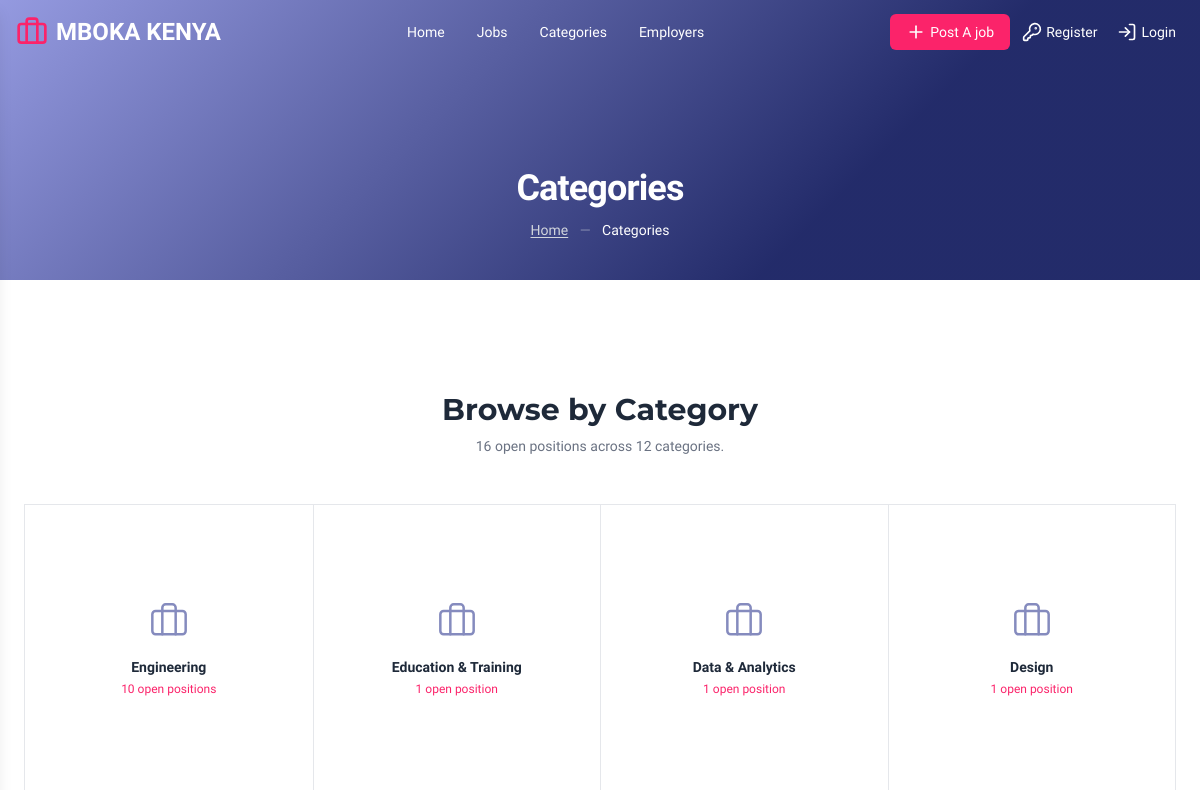
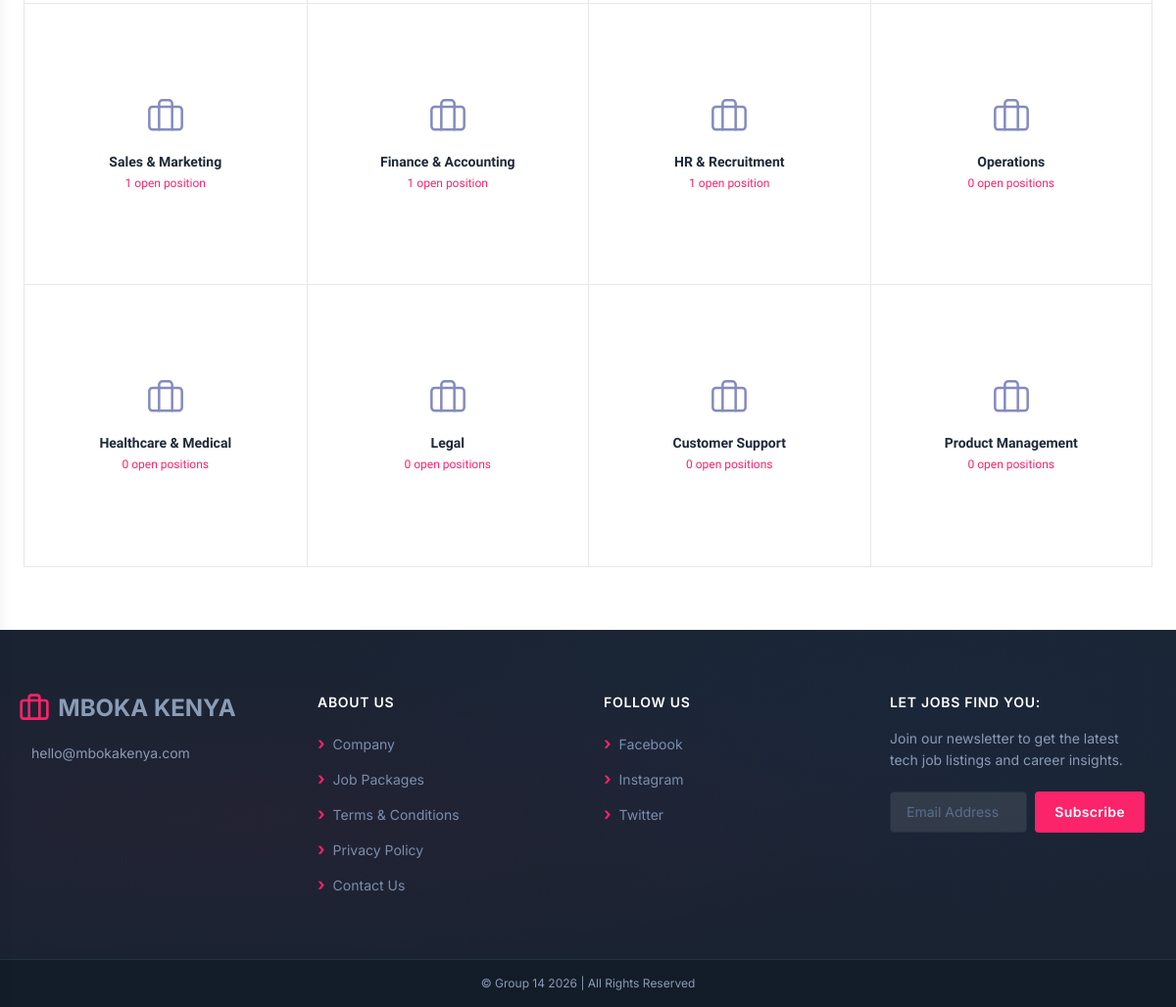
The page /categories on the database its author committed (2 pictures, top to bottom).
### tables this page shows
CREATE TABLE job_categories (
    category_id   INT AUTO_INCREMENT PRIMARY KEY,
    category_name VARCHAR(100) UNIQUE NOT NULL,
    description   TEXT,
    icon_path     VARCHAR(300),
    created_at    DATETIME DEFAULT CURRENT_TIMESTAMP
);

### views/categories.php (the view, shortened to what this page needs)
<?php include_once 'partials/header.php'; ?>
<main class="w-full">
    <section class="relative w-full overflow-hidden" style="height:280px;">
        <div class="absolute inset-0" style="background: linear-gradient(135deg, #8b91dd 0%, #10195d 70%, #10195d 100%); opacity:0.92;"></div>
        <div class="absolute inset-0 flex flex-col items-center justify-end pb-10 z-10">
            <h1 class="text-3xl md:text-4xl font-bold text-white mb-3 tracking-tight">Categories</h1>
            <p class="text-gray-300 text-sm">
                <a href="/" class="underline underline-offset-2 hover:text-white transition-colors">Home</a>
                <span class="mx-2 opacity-50">—</span>
                <span class="text-white">Categories</span>
            </p>
        </div>
    </section>
    <?php
    try {
        $db = getDB();
        $stmt = $db->query("
            SELECT jc.category_id,
                   jc.category_name            AS name,
                   COALESCE(jc.icon_path, 'briefcase') AS icon,
                   COUNT(CASE WHEN j.status = 'open' THEN 1 END) AS count
            FROM job_categories jc
            LEFT JOIN jobs j ON j.category_id = jc.category_id
            GROUP BY jc.category_id, jc.category_name, jc.icon_path
            ORDER BY count DESC
        ");
        $categories = $stmt->fetchAll(PDO::FETCH_ASSOC);
        $total_open = (int) $db->query("SELECT COUNT(*) FROM jobs WHERE status = 'open'")->fetchColumn();
    } catch (Exception $e) {
        $categories = [];
        $total_open = 0;
    }
    ?>
    <section class="bg-white py-16 px-4">
        <div class="max-w-6xl mx-auto">
            <div class="text-center my-12">
                <h2 class="text-3xl font-bold text-gray-800 mb-2" style="font-family:'Montserrat',sans-serif;">
                    Browse by Category
                </h2>
                <p class="text-gray-500 text-sm">
                    <?php echo number_format($total_open); ?> open position<?php echo $total_open !== 1 ? 's' : ''; ?> across <?php echo count($categories); ?> categories.
                </p>
            </div>
            <?php if (empty($categories)): ?>
                <div class="text-center py-20">
                    <i data-lucide="folder-open" class="w-12 h-12 text-gray-300 mx-auto mb-4"></i>
                    <p class="text-gray-400">No categories found.</p>
                </div>
            <?php else: ?>
                <div class="grid grid-cols-2 md:grid-cols-4 gap-0 border border-gray-200">
                    <?php foreach ($categories as $index => $cat):
                        $isLeft   = $index % 4 === 0;
                        $isTop    = $index < 4;
                    ?>
                        <a href="/jobs?category=<?php echo urlencode($cat['name']); ?>"
                            class="group flex flex-col items-center justify-center text-center aspect-square p-8
                              transition-all duration-200 hover:shadow-lg hover:z-10
                              <?php echo !$isTop  ? 'border-t' : ''; ?>
                              <?php echo !$isLeft ? 'border-l' : ''; ?>
                              border-gray-200">
                            <i data-lucide="<?php echo htmlspecialchars($cat['icon']); ?>"
                                class="w-10 h-10 text-[#858bbe] mb-4 transition-transform duration-200 group-hover:scale-110"
                                stroke-width="1.5"></i>
                            <h3 class="text-sm font-bold text-gray-800 mb-1"><?php echo htmlspecialchars($cat['name']); ?></h3>
                            <p class="text-xs text-[#fb236a] font-medium">
                                <?php echo (int)$cat['count']; ?> open position<?php echo (int)$cat['count'] !== 1 ? 's' : ''; ?>
                            </p>
                        </a>
                    <?php endforeach; ?>
                </div>
            <?php endif; ?>
        </div>
    </section>
</main>
<?php include_once 'partials/footer.php'; ?>

### index.php (shortened to what this page needs)
<?php
$routes = [
    ['GET',  '/',               'views/home.php',           null],
    ['GET',  '/jobs',           'views/jobs.php',           null],
    ['GET',  '/categories',           'views/categories.php',           null],
    ['GET',  '/jobs/:id',       'views/job-single.php',     null],
    ['GET',  '/employers',      'views/employers.php',      null],
    ['GET',  '/post-a-job',     'views/post-a-job.php',     null],
    ['POST', '/post-a-job',     'php/functions/store-job.php', 'requireAuth'],
    ['GET',  '/login',          'views/login.php',          'requireGuest'],
    ['POST', '/login',          'php/functions/login.php',  'requireGuest'],
    ['GET',  '/register',       'views/register.php',       'requireGuest'],
    ['POST', '/register',       'php/functions/register.php', 'requireGuest'],
    ['GET',  '/seeker/profile',      'views/seeker/profile.php',      'requireAuth'],
    ['GET',  '/admin/profile',      'views/admin/profile.php',      'requireAuth'],
    ['GET',  '/logout',         'php/functions/logout.php', 'requireAuth'],
    ['GET',  '/index',          'views/login.php',          null],
    ['GET',  '/index.php',      'views/login.php',          null],
];
$method  = $_SERVER['REQUEST_METHOD'];
$uri     = strtok($_SERVER['REQUEST_URI'], '?');
$uri     = rtrim($uri, '/') ?: '/';
foreach ($routes as [$routeMethod, $routePath, $view, $middleware]) {
    $pattern = preg_replace('#/:([^/]+)#', '/(?P<$1>[^/]+)', $routePath);
    $pattern = '#^' . $pattern . '$#';
    if ($method !== $routeMethod || !preg_match($pattern, $uri, $matches)) {
        continue;
    }
    include_once $view;
    break;
}

### views/partials/header.php (shortened to what this page needs)
<?php
$navUserId   = $_SESSION['user_id'] ?? null;
$navUserRole = $_SESSION['role'] ?? null;
$navLinks = [
  ['label' => 'Home', 'href' => '/'],
  ['label' => 'Jobs', 'href' => '/jobs'],
  ['label' => 'Categories', 'href' => '/categories'],
  ['label' => 'Employers', 'href' => '/employers'],
];
$authLinks = [];
if (!$navUserId || $navUserRole === 'employer') {
  $authLinks[] = [
    'icon'    => 'plus',
    'text'    => 'Post A job',
    'href'    => '/post-a-job',
    'variant' => 'primary',
  ];
}
if ($navUserId) {
  $authLinks[] = [
    'icon'    => 'log-out',
    'text'    => 'Sign out',
    'href'    => '/logout',
    'variant' => 'ghost',
  ];
} else {
  $authLinks[] = [
    'icon'    => 'key-round',
    'text'    => 'Register',
    'href'    => '/register',
    'variant' => 'ghost',
  ];
  $authLinks[] = [
    'icon'    => 'log-in',
    'text'    => 'Login',
    'href'    => '/login',
    'variant' => 'ghost',
  ];
}
?>
<!DOCTYPE html>
<html lang="en">
<head>
  <script src="https://cdn.jsdelivr.net/npm/@tailwindcss/browser@4"></script>
  <link href="https://cdn.jsdelivr.net/npm/sweetalert2@11/dist/sweetalert2.min.css" rel="stylesheet">
</head>
<body class="font-varela-round h-full min-h-screen flex flex-col">
  <header class=" flex items-center justify-center max-w-7xl">
    <nav id="siteNav" class="flex items-center justify-center fixed top-0 left-0 right-0 w-full h-16 transition-all duration-300 ease-in-out z-50 bg-transparent text-white ">
      <div class="max-w-7xl w-full px-4 flex items-center justify-between h-full">
        <a href="<?php echo $navUserId ? '/dashboard' : '/'; ?>" class="nav-logo font-bold text-2xl transition-colors flex items-center justify-center gap-2  left-1/2 transform max-md:-translate-x-1/2 md:static md:transform-none">
          <i data-lucide="briefcase" class="w-8 h-8 text-[#fb236a]" aria-hidden="true"></i>
          <span class="hidden md:inline">MBOKA KENYA</span>
        </a>
        <div class="hidden md:flex items-center gap-8">
          <?php foreach ($navLinks as $link): ?>
            <a href="<?php echo $link['href']; ?>" class="nav-link font-medium text-sm transition-colors">
              <?php echo $link['label']; ?>
            </a>
          <?php endforeach; ?>
        </div>
        <div class="flex items-center gap-1">
          <?php foreach ($authLinks as $link): ?>
            <?php
            $isPrimary = $link['variant'] === 'primary';
            $classes = 'flex items-center gap-1 p-2 rounded-md font-medium text-sm transition-all ';
            $classes .= $isPrimary ? 'bg-[#fb236a] text-white hover:bg-[#fb236a]/80 px-4' : '';
            ?>
            <a href="<?php echo $link['href']; ?>" class="nav-action <?php echo $isPrimary ? 'primary-action' : ''; ?> <?php echo $classes; ?>">
              <i data-lucide="<?php echo $link['icon']; ?>" class="w-5 h-5" aria-hidden="true"></i>
              <span class="hidden md:inline"><?php echo $link['text']; ?></span>
            </a>
          <?php endforeach; ?>
        </div>
      </div>
    </nav>
  </header>

### views/partials/footer.php (shortened to what this page needs)
<footer class="footer-bg-texture font-inter ">
  <div class="max-w-7xl mx-auto px-6 lg:px-8 py-14 lg:py-16">
    <div class="grid grid-cols-1 sm:grid-cols-2 lg:grid-cols-4 gap-10 lg:gap-8">
      <div class="flex flex-col gap-5">
        <a class="nav-logo font-bold text-2xl transition-colors flex items-center justify-center gap-2 -ml-16 text-footer-text">
          <i data-lucide="briefcase" class="w-8 h-8 text-[#fb236a]" aria-hidden="true"></i>
          <span class="hidden md:inline">MBOKA KENYA</span>
        </a>
        <a href="mailto:hello@mbokakenya.com" class="text-footer-text text-sm hover:text-white transition-colors duration-200">
          hello@mbokakenya.com
        </a>
      </div>
      <div>
        <h3 class="text-white font-semibold text-sm tracking-wider uppercase mb-5">About Us</h3>
        <ul class="space-y-3">
          <li><a href="#" class="footer-nav-arrow text-footer-link text-sm hover:text-white transition-colors duration-200">Company</a></li>
          <li><a href="#" class="footer-nav-arrow text-footer-link text-sm hover:text-white transition-colors duration-200">Job Packages</a></li>
          <li><a href="#" class="footer-nav-arrow text-footer-link text-sm hover:text-white transition-colors duration-200">Terms &amp; Conditions</a></li>
          <li><a href="#" class="footer-nav-arrow text-footer-link text-sm hover:text-white transition-colors duration-200">Privacy Policy</a></li>
          <li><a href="#" class="footer-nav-arrow text-footer-link text-sm hover:text-white transition-colors duration-200">Contact Us</a></li>
        </ul>
      </div>
      <div>
        <h3 class="text-white font-semibold text-sm tracking-wider uppercase mb-5">Follow Us</h3>
        <ul class="space-y-3">
          <li><a href="#" target="_blank" rel="noopener" class="footer-nav-arrow text-footer-link text-sm hover:text-white transition-colors duration-200">Facebook</a></li>
          <li><a href="#" target="_blank" rel="noopener" class="footer-nav-arrow text-footer-link text-sm hover:text-white transition-colors duration-200">Instagram</a></li>
          <li><a href="#" target="_blank" rel="noopener" class="footer-nav-arrow text-footer-link text-sm hover:text-white transition-colors duration-200">Twitter</a></li>
        </ul>
      </div>
      <div>
        <h3 class="text-white font-semibold text-sm tracking-wider uppercase mb-4">Let Jobs find you:</h3>
        <p class="text-footer-text text-sm leading-relaxed mb-5">
          Join our newsletter to get the latest tech job listings and career insights.
        </p>
        <div id="mc_embed_signup">
          <form
            action="#"
            method="post"
            target="_blank"
            novalidate>
            <div class="flex flex-col sm:flex-row gap-2">
              <input
                type="email"
                name="EMAIL"
                placeholder="Email Address"
                required
                class="footer-email-input flex-1 min-w-0 bg-white/10 border border-footer-border text-white text-sm px-4 py-2.5 rounded transition-all duration-200 focus:bg-white/15" />
              <button
                type="submit"
                name="subscribe"
                class="bg-ck-pink hover:bg-red-600 active:bg-red-700 text-white text-sm font-semibold px-5 py-2.5 rounded tracking-wide transition-colors duration-200 whitespace-nowrap cursor-pointer">
                Subscribe
              </button>
            </div>
          </form>
        </div>
      </div>
    </div>
  </div>
  <div class="footer-bottom-bg border-t border-footer-border">
    <div class="max-w-7xl mx-auto px-6 lg:px-8 py-4">
      <p class="text-center text-footer-text text-xs">
        © Group 14 2026 | All Rights Reserved
      </p>
    </div>
  </div>
</footer>
</body>
</html>

### views/partials/header.php (style rules this page uses)
.footer-bg-texture { background-color: #1a2332; background-image: radial-gradient(ellipse at 20% 50%, rgba(232,20,77,0.04) 0%, transparent 60%), radial-gradient(ellipse at 80% 20%, rgba(30,60,100,0.15) 0%, transparent 50%); }
.footer-bottom-bg { background-color: #131c29; }
.footer-nav-arrow::before { content: '›'; margin-right: 8px; color: #fb236a; font-size: 1.1rem; font-weight: 700; line-height: 1; }
.footer-email-input::placeholder { color: #5a6e8a; }

### rows shown on the page
job_categories: category_name "Engineering", count "10", shows "s"
job_categories: category_name "Education & Training", count "1"
job_categories: category_name "Data & Analytics", count "1"
job_categories: category_name "Design", count "1"
job_categories: category_name "Sales & Marketing", count "1"
job_categories: category_name "Finance & Accounting", count "1"
job_categories: category_name "HR & Recruitment", count "1"
job_categories: category_name "Operations", count "0"
job_categories: category_name "Healthcare & Medical", count "0", shows "s"
job_categories: category_name "Legal", count "0", shows "s"
job_categories: category_name "Customer Support", count "0"
job_categories: category_name "Product Management", count "0", shows "s"

### other values the page prints
$link['label'] "Home"
$link['label'] "Jobs"
$link['label'] "Categories"
$link['label'] "Employers"
$link['text'] "Post A job"
$link['text'] "Register"
$link['text'] "Login"
$total_open "16"
count($categories) "12"
